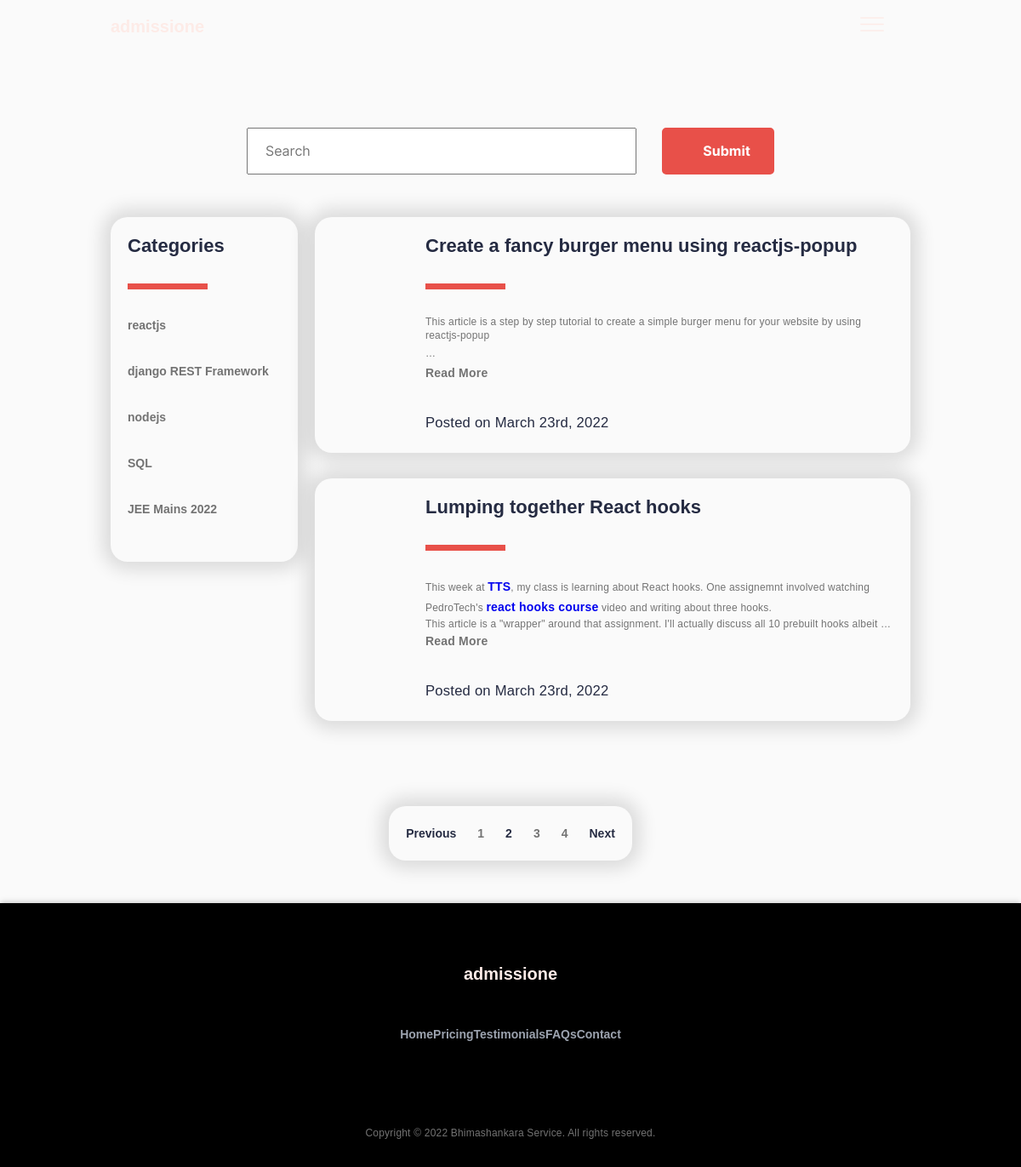
Screenshot of /archive.php?page=2 with the database file from the repository.
### tables this page shows
CREATE TABLE `category` (
  `id` int(11) NOT NULL,
  `name` varchar(200) NOT NULL
);

CREATE TABLE `posts` (
  `id` int(11) NOT NULL,
  `title` text NOT NULL,
  `content` text NOT NULL,
  `created_at` timestamp NOT NULL DEFAULT current_timestamp(),
  `category_id` int(11) NOT NULL
);

CREATE TABLE `images` (
  `id` int(11) NOT NULL,
  `post_id` int(11) NOT NULL,
  `image` text NOT NULL
);

### includes/db.php (called while the page is built, shortened)
<?php
$base_url = 'http://localhost/admissione';
?>

### includes/function.php (called while the page is built, shortened)
<?php
function getPostThumb($db,$id){
    $query="SELECT * FROM images WHERE post_id=$id";
    $run=mysqli_query($db,$query);
    $data = mysqli_fetch_assoc($run);
    if (isset($data['image']))
        return $data['image'];
}
?>

### archive.php (the view, shortened to what this page needs)
<?php
require('includes/db.php');
include('includes/function.php');
if(isset($_GET['page'])){
  $page=$_GET['page'];
}else{
  $page=1;
}
$post_per_page=2;
$result=($page-1)*$post_per_page;
?>
<!DOCTYPE html>
<html lang="en">
	<head>
		<link rel="stylesheet" href="./assets/css/common.css">
	</head>
	<body>
		<?php include_once('includes/navbar.php'); ?>
		<div class="main container m-auto mt-3 row">
			<form class="cibertix_input">
              <input class="form-control me-2" name="search" type="search" placeholder="Search" aria-label="Search">
              <input class="button opaque" type="button" value="Submit">
            </form>
			<div class="sidebar">
				<div class="card">
					<div class="card-content">
						<div class="card-body">
							<h5 class="heading-3 m-0 text-dark">Categories</h5>
							<hr class="border border-large bg-danger">
								<?php
									$sql = "SELECT * FROM category";
									$runPQ=mysqli_query($db,$sql);
									while($category = mysqli_fetch_assoc($runPQ)) {
										echo '<a class="text-gray" href="archive.php?category='.$category['name'].'">'.$category['name'].'</a>';
									}
								?>
						</div>
					</div>
				</div>
			</div>
			<div class="cards">
				<?php
				if (isset($_GET['search'])){
					$keyword = $_GET['search'];
					$postQuery="SELECT * FROM posts WHERE title LIKE '%$keyword%' OR category_id = (SELECT id FROM category WHERE name = '$keyword') ORDER BY id DESC LIMIT $result,$post_per_page";
				} else if (isset($_GET['category'])) {
					$keyword = $_GET['category'];
					$postQuery="SELECT * FROM posts WHERE category_id = (SELECT id FROM category WHERE name = '$keyword') ORDER BY id DESC LIMIT $result,$post_per_page";
				} else {
					$postQuery="SELECT * FROM posts ORDER BY id DESC LIMIT $result,$post_per_page";
				}
				$runPQ=mysqli_query($db,$postQuery);
				while($post=mysqli_fetch_assoc($runPQ)) {
					?>
					<div class="card">
						<div onclick="location.href = '<?=$base_url?>/post.php?id=<?=$post['id']?>'">
							<div class="card-content">
								<div class="card-image" style="background-image: url('images/<?=getPostThumb($db,$post['id'])?>');"></div>
								<div class="card-body">
									<h5 class="heading-3 m-0 text-dark"><?=$post['title']?></h5>
                    				<hr class="border border-large bg-danger">
									<div class="small-text m-0 text-gray">
										<div class="card-text">
											<?=$post['content']?>
										</div>
										<a class="link m-0 text-gray" href="post.php?id=<?=$post['id']?>">Read More</a>
									</div>
									<div class="text m-0 text-dark"><small class="text-muted">Posted on <?=date('F jS, Y',strtotime($post['created_at']))?></small></div>
								</div>
							</div>
						</div>
					</div>
				<?php
				}
				?>
			</div>
		</div>
		<?php
			if (isset($_GET['search'])){
				$keyword = $_GET['search'];
				$q="SELECT * FROM posts WHERE title LIKE '%$keyword%' OR category_id = (SELECT id FROM category WHERE name = '$keyword')";
			} else if (isset($_GET['category'])) {
				$keyword = $_GET['category'];
				$q="SELECT * FROM posts WHERE category_id = (SELECT id FROM category WHERE name = '$keyword')";
			} else {
			$q="SELECT * FROM posts";
			}
			$r=mysqli_query($db,$q);
			$total_posts=mysqli_num_rows($r);
			$total_pages=ceil($total_posts/$post_per_page);
		?>
		<?php
		if ($total_pages > 1) {
		?>
			<nav aria-label="Page navigation example">
				<ul class="pagination card justify-content-center">
				<?php
					if($page>1){
					$switch="";
					}else{
					$switch="disabled";
					}
					if($page<$total_pages){
					$nswitch="";
					}else{
					$nswitch="disabled";
					}
				?>
					<li class="page-item <?=$switch?>" style="grid-column: 1/2">
						<a
							class="link text-dark"
							href="?<?php if(isset($_GET['search'])){echo "search=$keyword&";}?><?php if(isset($_GET['category'])){echo "category=$keyword&";}?>page=<?=$page-1?>"
							tabindex="-1"
							aria-disabled="true"
						>Previous</a>
					</li>
					<?php
						if ($page != $total_pages) {
							$start = $page - 2 > 0 ? $page - 2 : 1;
							if ($start + 3 < $total_pages) {
								$end = $start + 3;
							} else {
								$end = $total_pages;
							}
						} else {
							$start = $page - 3 > 0 ? $page - 3 : 1;
							$end = $total_pages;
						}
						for($opage=$start;$opage<=$end;$opage++) {
					?>
						<li class="page-item">
							<a
								class="link <?php if($opage==$page) { ?>text-dark<?php } else { ?>text-gray<?php } ?>"
								href="?<?php if(isset($_GET['search'])){echo "search=$keyword&";}?><?php if(isset($_GET['category'])){echo "category=$keyword&";}?>page=<?=$opage?>"
							>
								<?=$opage?>
							</a>
						</li>
					<?php } ?>
					<li class="page-item <?=$nswitch?>" style="grid-column: 6/7">
						<a
							class="link text-dark"
							href="?<?php if(isset($_GET['search'])){echo "search=$keyword&";}?><?php if(isset($_GET['category'])){echo "category=$keyword&";}?>page=<?=$page+1?>"
						>Next</a>
					</li>
				</ul>
			</nav>
		<?php } ?>
		<?php include_once('./includes/footer.php'); ?>
	</body>
</html>

### includes/navbar.php (shortened to what this page needs)
<header id="main-header">
    <div class="container align-items-center">
        <div class="logo-container">
            <a class="link logo m-0" href="index.php">
            </a>
        </div>
        <div class="nav-bar-responsive">
            <div class="hamburger">
            </div>
        </div>
    </div>
</header>

### includes/footer.php (shortened to what this page needs)
<footer class="bg-black">
    <div class="container bg-black">
        <div class="footer-text">
            <div class="logo-container p-30">
                <div class="logo text-center">
                    admissione
                </div>
            </div>
            <div class="site-links">
                <div class="links-container">
                    <div class="nav-link">
                        <a class="link text-light-2" button-target="#company-intro">
                            Home
                        </a>
                    </div>
                    <div class="nav-link">
                        <a class="link text-light-2" button-target="#company-pricing">
                            Pricing
                        </a>
                    </div>
                    <div class="nav-link">
                        <a class="link text-light-2" button-target="#company-testimonials">
                            Testimonials
                        </a>
                    </div>
                    <div class="nav-link">
                        <a class="link text-light-2 " button-target="#company-faq">
                            FAQs
                        </a>
                    </div>
                    <div class="nav-link">
                        <a class="link text-light-2 " button-target="#contact-intro">
                            Contact
                        </a>
                    </div>
                </div>
            </div>
        </div>
    </div>
    <div class="container copyright-container bg-black">
        <div class="copyright-text">
            <div class="small-text text-gray m-0 text-center">
                Copyright © 2022 Bhimashankara Service. All rights reserved.
            </div>
        </div>
    </div>
</footer>

### archive.php (style rules this page uses)
.main { align-items: flex-start; margin-bottom: 100px !important; }
.cibertix_input { grid-column: 3/11; margin-top: 150px; display: grid; grid-template-columns: 5fr 1fr; grid-gap: 30px; }
.sidebar { grid-column: 1/4; display: grid; grid-row-gap: 30px; margin-top: 50px; }
.cards { grid-column: 4/13; display: grid; grid-row-gap: 30px; margin-top: 50px; }
.card { padding: 0; border-radius: 20px; cursor: pointer; }
.card .card-content { display: grid; grid-template-columns: 1fr 2fr; }
.card .card-image { background-size: cover; background-position: center; background-repeat: no-repeat; border-radius: 20px 0 0 20px; }
.card .card-body { padding: 20px; display: grid; grid-gap: 30px; overflow: hidden; width: max-content; max-width: 550px; }
.card .card-body .card-text { overflow: hidden; text-overflow: ellipsis; display: -webkit-box; -webkit-line-clamp: 3; line-clamp: 3; -webkit-box-orient: vertical; }
.pagination { display: grid; grid-template-columns: auto auto auto auto auto auto; grid-template-rows: 1fr; grid-column-gap: 25px; margin: 50px auto; padding: 20px; list-style-type: none; width: fit-content; }

### rows the page displays
category: name "reactjs"
category: name "django REST Framework"
category: name "nodejs"
category: name "SQL"
category: name "JEE Mains 2022"
posts: title "Create a fancy burger menu using reactjs-popup", content "This article is a step by step tutorial to create a simple burger menu for your website by using reactjs-popup", created_at "March 23rd, 2022"
posts: title "Lumping together React hooks", content "This week at TTS , my class is learning about React hooks. One assignemnt involved watching PedroTech's react hooks course video and writing about three hooks. This article is a \"wrapper\" around that assignment. I'll actually discuss all 10 prebuilt hooks albeit…", created_at "March 23rd, 2022"
